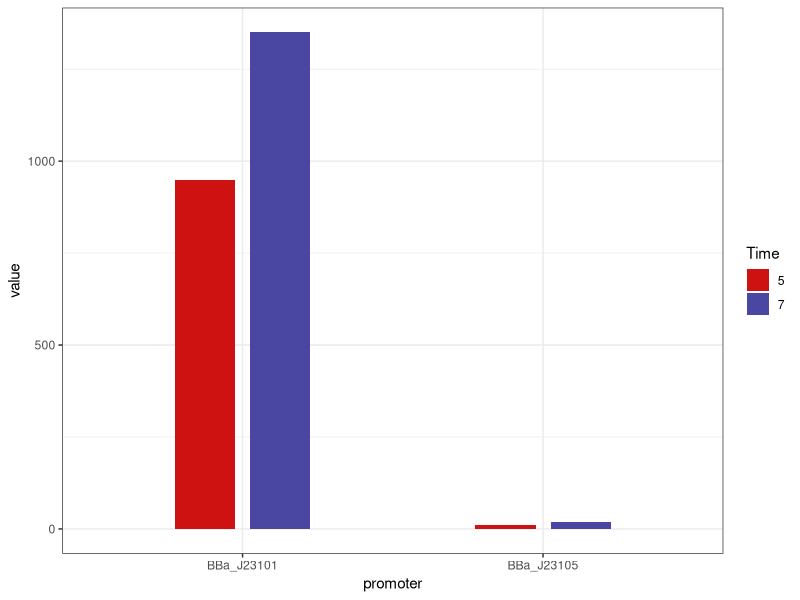

Generate this figure with R:
## ---- chunk 1
id <- c(1)
team_name <- c("BOKU-Vienna")
project <- c("help people dealing with sepsis caused by Lipopolysaccharides (LPS) from gram-negative bacteria lysis.")
                
year <- c(2020) 
                  
wiki <- c("https://2020.igem.org/Team:BOKU-Vienna")
 

igem_team <- data.frame(id, 
                        team_name, 
                        project, 
                        year, 
                        wiki)
#knitr::kable(igem_team)
igem_team
## ---- chunk 2
id <- 1:4
BBid <- c("BBa_J23101", 
          "BBa_J23105",
          "BBa_B1001",
          "BBa_J06504")
type <- c("Promoter",
          "Promoter",
          "Terminator",
          "Reporter mCherry")
link <- c("http://parts.igem.org/Part:BBa_J23101",
          "http://parts.igem.org/Part:BBa_J23105",
          "http://parts.igem.org/Part:BBa_B1001",
          "http://parts.igem.org/Part:BBa_J06504")
backbone <- rep("-", length(id))
device_id <- paste0("D", sprintf("%04d", rep(1, length(id))) )
team_name <- rep("BOKU-Vienna", length(id))
user <- rep("yoo-bh", length(id))

igem_part <- data.frame(id, BBid, type, link, backbone, device_id, team_name, user)
#knitr::kable(igem_part)
igem_part
           
## ---- chunk 3
id <- c(1:4)
promoter <- c("BBa_J23101", "BBa_J23101", "BBa_J23105", "BBa_J23105")
indc <- rep("Time", length(id))
Time <- c(5, 7, 5, 7)
value <- c(950, 1350, 10, 20)
valunit <- rep("Fluorescence", length(id))
incubhr <- rep("8", length(id))
incubtemp <- rep("-", length(id))
device_id <- rep("D0001", length(id))
link <- c("https://2020.igem.org/Team:BOKU-Vienna/Results",
          "https://2020.igem.org/Team:BOKU-Vienna/Results",
          "https://2020.igem.org/Team:BOKU-Vienna/Results",
          "https://2020.igem.org/Team:BOKU-Vienna/Results")
          
igem_obs <- data.frame(id, promoter, indc, Time, value,
                        valunit, incubhr, incubtemp,
                       device_id, link)
#knitr::kable(igem_obs)
igem_obs
## ---- chunk 4
library(tidyverse)

igem_promoter <- igem_part %>% 
  left_join(igem_team, by="team_name") %>% 
  left_join(igem_obs, by="device_id")
  
igem_promoter
## ---- chunk 5
colnames(igem_promoter)

plot_data <- igem_promoter %>% 
  filter(BBid=="BBa_J23101") %>% 
  select(promoter, Time, value) %>% 
  mutate(strain=factor(promoter), Time=factor(Time))

## ---- chunk 6
ggplot(plot_data, aes(x=promoter, y=value, fill=Time)) +
  geom_bar(stat="identity", position=position_dodge(width=0.5), width=0.4) +
  scale_fill_manual(values=c("#ce1212", "#4a47a3")) +
  theme_bw()
